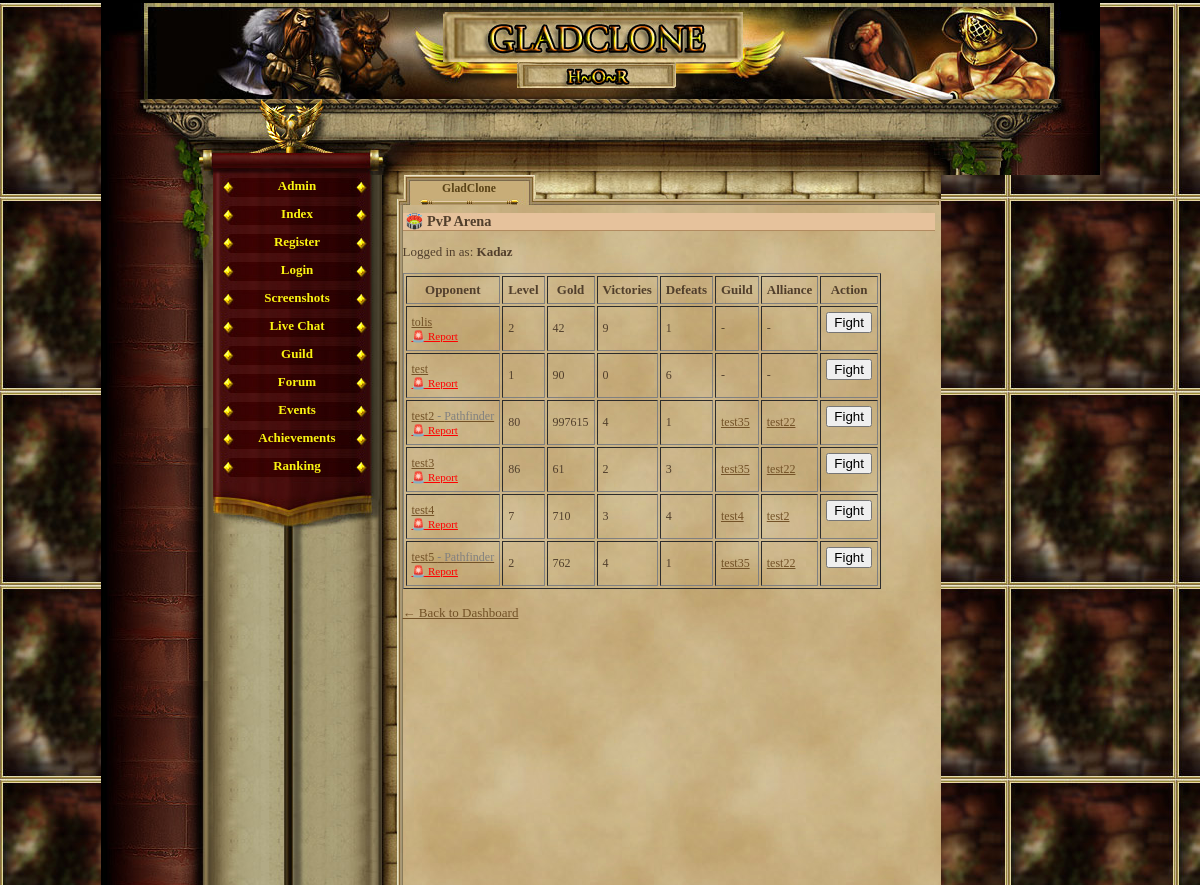
Page /pvp_arena.php (signed in) on the earlier database version.
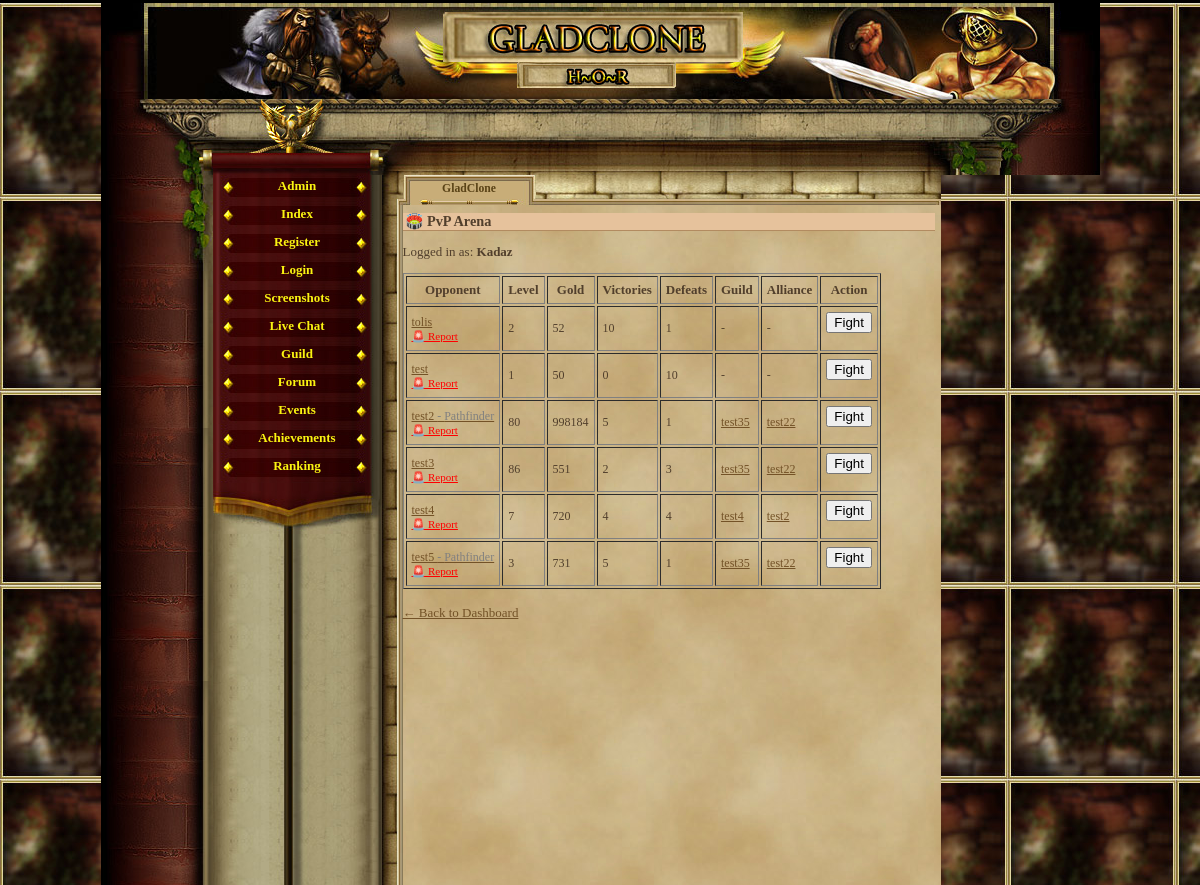
Same page on the later database version.
### tables this page shows
CREATE TABLE `gracze` (
  `id` int(11) NOT NULL AUTO_INCREMENT,
  `gracz` int(11) NOT NULL DEFAULT '0',
  `login` varchar(24) NOT NULL,
  `haslo` varchar(40) NOT NULL,
  `email` varchar(40) NOT NULL,
  `plec` tinyint(4) NOT NULL DEFAULT '0',
  `avatar` tinyint(4) NOT NULL DEFAULT '1',
  `pregunta` text NOT NULL,
  `respuesta` text NOT NULL,
  `rank` int(1) NOT NULL DEFAULT '1',
  `nivel` int(1) NOT NULL DEFAULT '1',
  `exp` int(1) NOT NULL DEFAULT '0',
  `exp_max` int(1) NOT NULL DEFAULT '10',
  `honor` int(1) NOT NULL DEFAULT '0',
  `fama` int(1) NOT NULL DEFAULT '0',
  `victorias` int(1) NOT NULL DEFAULT '0',
  `perdidas` int(1) NOT NULL DEFAULT '0',
  `oro_robado` int(1) NOT NULL DEFAULT '0',
  `oro_perdido` int(1) NOT NULL DEFAULT '0',
  `atak` int(5) NOT NULL DEFAULT '0',
  `obrona` int(3) NOT NULL DEFAULT '0',
  `sila` int(1) NOT NULL DEFAULT '5',
  `sila_i` int(1) NOT NULL DEFAULT '0',
  `sila_max` int(1) NOT NULL DEFAULT '10',
  `zrecznosc` int(1) NOT NULL DEFAULT '5',
  `zrecznosc_i` int(1) NOT NULL DEFAULT '0',
  `zrecznosc_max` int(1) NOT NULL DEFAULT '10',
  `wyrzymalosc` int(1) NOT NULL DEFAULT '5',
  `wyrzymalosc_i` int(1) NOT NULL DEFAULT '0',
  `wyrzymalosc_max` int(1) NOT NULL DEFAULT '10',
  `constitucion` int(1) NOT NULL DEFAULT '5',
  `constitucion_i` int(1) NOT NULL DEFAULT '0',
  `constitucion_max` int(1) NOT NULL DEFAULT '10',
  `carisma` int(1) NOT NULL DEFAULT '5',
  `carisma_i` int(1) NOT NULL DEFAULT '0',
  `carisma_max` int(1) NOT NULL DEFAULT '10',
  `inteligencja` int(1) NOT NULL DEFAULT '5',
  `inteligencja_i` int(1) NOT NULL DEFAULT '0',
  `inteligencja_max` int(1) NOT NULL DEFAULT '10',
  `mdchance` int(1) NOT NULL DEFAULT '0',
  `dhchance` int(1) NOT NULL DEFAULT '0',
  `ctchance` int(1) NOT NULL DEFAULT '0',
  `zycie` int(100) NOT NULL DEFAULT '100',
  `zycie_max` int(100) NOT NULL DEFAULT '100',
  `obrazenia_min` int(1) NOT NULL DEFAULT '0',
  `obrazenia_max` int(3) NOT NULL DEFAULT '2',
  `zloto` int(100) NOT NULL DEFAULT '150',
  `zloto_skarbiec` int(11) NOT NULL,
  `punkty` int(11) NOT NULL,
  `pracuje` int(11) NOT NULL,
  `ostatnia_walka_pvp` int(11) NOT NULL,
  `ostatnia_walka_pvc` int(11) NOT NULL,
  `ostatnio_zregenerowano` int(11) NOT NULL,
  `titulo` varchar(24) NOT NULL DEFAULT 'Newbie',
  `arena_level` int(11) NOT NULL,
  `rubies` int(11) NOT NULL DEFAULT '0',
  `centurion_time` int(11) NOT NULL,
  `reportes` int(1) NOT NULL DEFAULT '0',
  `mensajes` int(1) NOT NULL DEFAULT '0',
  `noticias` int(1) NOT NULL DEFAULT '0',
  `bendicion1_type` int(11) NOT NULL,
  `bendicion1_time` int(11) NOT NULL,
  `bendicion2_type` int(11) NOT NULL,
  `bendicion2_time` int(11) NOT NULL,
  `bendicion3_type` int(11) NOT NULL,
  `bendicion3_time` int(11) NOT NULL,
  `bendicion4_type` int(11) NOT NULL,
  `bendicion4_time` int(11) NOT NULL,
  `ostatnia_aktywnosc` int(11) NOT NULL DEFAULT '0',
  `username_locked` tinyint(1) NOT NULL DEFAULT '0',
  `lock_login` tinyint(1) NOT NULL DEFAULT '0',
  `is_admin` tinyint(1) NOT NULL DEFAULT '0',
  `title` varchar(100) DEFAULT NULL,
  `is_banned` tinyint(1) NOT NULL DEFAULT '0',
  `night_logins` int(11) DEFAULT '0',
  `boss_defeated` int(11) DEFAULT '0',
  `daily_login_streak` int(11) DEFAULT '0',
  `last_login_date` date DEFAULT NULL,
  `premium_coins` int(11) DEFAULT '0',
  `coins` int(11) DEFAULT '0',
  `is_premium` tinyint(1) DEFAULT '0',
  `premium_item_last_date` date DEFAULT NULL,
  PRIMARY KEY (`id`),
  UNIQUE KEY `login` (`login`)
);

CREATE TABLE `guilds` (
  `id` int(11) NOT NULL AUTO_INCREMENT,
  `name` varchar(50) NOT NULL,
  `tag` varchar(10) NOT NULL,
  `description` text,
  `created_at` datetime DEFAULT CURRENT_TIMESTAMP,
  `flag` varchar(100) DEFAULT NULL,
  PRIMARY KEY (`id`),
  UNIQUE KEY `tag` (`tag`)
);

CREATE TABLE `alliances` (
  `id` int(11) NOT NULL AUTO_INCREMENT,
  `name` varchar(50) NOT NULL,
  `tag` varchar(10) NOT NULL,
  `description` text,
  `created_at` datetime DEFAULT CURRENT_TIMESTAMP,
  `flag` varchar(100) DEFAULT NULL,
  PRIMARY KEY (`id`),
  UNIQUE KEY `tag` (`tag`)
);

### pvp_arena.php (the view, shortened to what this page needs)
<?php
require_once('var/ustawienia.php');
require_once('gora_strony.php');
require_once('menu_l.php');
$player_id = $_SESSION['id'];
$conn->query("UPDATE gracze SET ostatnio_zregenerowano = UNIX_TIMESTAMP() WHERE id = $player_id");
$stmt_self = $conn->prepare("SELECT login FROM gracze WHERE id = ?");
$stmt_self->bind_param("i", $player_id);
$stmt_self->execute();
$stmt_self->bind_result($player_name);
$can_fight = true;
$stmt = $conn->prepare("
    SELECT g.id, g.login, g.title, g.nivel, g.zloto, g.victorias, g.perdidas,
           gu.name AS guild_name, gu.id AS guild_id,
           al.name AS alliance_name, al.id AS alliance_id
    FROM gracze g
    LEFT JOIN guild_members gm ON gm.player_id = g.id
    LEFT JOIN guilds gu ON gu.id = gm.guild_id
    LEFT JOIN alliance_members am ON gu.id = am.guild_id
    LEFT JOIN alliances al ON al.id = am.alliance_id
    WHERE g.id != ?
");
$stmt->bind_param("i", $player_id);
$stmt->execute();
$result = $stmt->get_result();
?>
<h2>🏟️ PvP Arena</h2>
<p>Logged in as: <strong><?= htmlspecialchars($player_name) ?></strong></p>
<table border="1" cellpadding="5">
    <tr>
        <th>Opponent</th>
        <th>Level</th>
        <th>Gold</th>
        <th>Victories</th>
        <th>Defeats</th>
        <th>Guild</th>
        <th>Alliance</th>
        <th>Action</th>
    </tr>
    <?php while ($row = $result->fetch_assoc()): ?>
    <tr>
        <td>
    <a href="player_profile.php?id=<?= $row['id'] ?>">
        <?= htmlspecialchars($row['login']) ?>
        <?php if (!empty($row['title'])): ?>
            <span style="font-size:12px; color:gray;"> - <?= htmlspecialchars($row['title']) ?></span>
        <?php endif; ?>
    </a><br>
    <a href="report_player.php?id=<?= $row['id'] ?>" style="font-size:11px; color:red;">🚨 Report</a>
    </td>
        <td><?= $row['nivel'] ?></td>
        <td><?= $row['zloto'] ?></td>
        <td><?= $row['victorias'] ?></td>
        <td><?= $row['perdidas'] ?></td>
        <td>
            <?php if ($row['guild_name']): ?>
                <a href="guild.php?id=<?= $row['guild_id'] ?>">
                    <?= htmlspecialchars($row['guild_name']) ?>
                </a>
            <?php else: ?>
                <em>-</em>
            <?php endif; ?>
        </td>
        <td>
            <?php if ($row['alliance_name']): ?>
                <a href="alliance_view.php?id=<?= $row['alliance_id'] ?>">
                    <?= htmlspecialchars($row['alliance_name']) ?>
                </a>
            <?php else: ?>
                <em>-</em>
            <?php endif; ?>
        </td>
        <td>
            <?php if ($can_fight): ?>
                <form method="POST" action="pvp_fight.php" onsubmit="return confirm('Fight <?= htmlspecialchars($row['login']) ?>?');">
                    <button type="submit">Fight</button>
                </form>
            <?php else: ?>
                <button disabled>Cooldown</button>
            <?php endif; ?>
        </td>
    </tr>
    <?php endwhile; ?>
</table>
<br><a href="index.php">← Back to Dashboard</a>

### gora_strony.php (shortened to what this page needs)
<html>
	<head>
				<link href="game_05.css" rel="stylesheet" type="text/css" media="screen" />				<style type=text/css></style>
	</head>
<body ><div id="container">
	<div id="header"></div>
	<div id="charvalues_leer">
		<div style="position:relative; left:380px; top:22px; width:500px; height:45px;">
			<div style="position:absolute; width:150px; height:45px; left:0px; top:0px;">
			</div>
			<div style="position:absolute; width:150px; height:45px; left:153px;">
			</div>
			<div style="position:absolute; width:150px; height:45px; left:298px;">
			</div>
		</div>
	</div>
	<div id="main">
		<table cellspacing="0" cellpadding="0" height="100%" border="0">
			<tr height="100%">
				<td height="100%" valign="top" id="leftblock_middle">
					<div id="leftblock_top"></div>
				</td>

### menu_l.php
<?php
         if(empty($_SESSION['user'])){
             echo '
              <td valign="top" id="mainmenu">
                <a class = "menuitem_aktive" href="admin_panel.php" title="Index" target="_self">Admin</a>
                 <a class = "menuitem_aktive" href="index.php" title="Index" target="_self">Index</a>
                 <a class = "menuitem_aktive" href="rejestracja.php" title="Register" target="_self">Register</a>
                 <a class = "menuitem_aktive" href="logowanie.php" title="Login" target="_self">Login</a>
                 <a class = "menuitem_aktive" href="screenshot.php" title="Screenshots" target="_self">Screenshots</a>
				 <a class = "menuitem_aktive" href="chatbox.php" title="Live Chat" target="_self">Live Chat</a>
				 <a class = "menuitem_aktive" href="guild.php" title="Guild" target="_self">Guild</a>
                 <a class = "menuitem_aktive" href="forum.php" title="Forum" target="_self">Forum</a>
                 <a class = "menuitem_aktive" href="event_portal.php" title="Events" target="_self">Events</a>
				 <a class = "menuitem_aktive" href="achievements.php" title="Αchievements" target="_self">Αchievements</a>
                 <a class = "menuitem_aktive" href="ranking2.php" title="Ranking" target="_self">Ranking</a>
             ';
         } else {
             echo '              <td valign="top" id="mainmenu">
                 <a class = "menuitem_aktive" href="konto.php" title="User" target="_self">User</a>
			 ';
         }
        ?>
          	<div id="menufooter"></div>
				</td>
				<td id="contentBox" valign="top">
					<table cellspacing="0" cellpadding="0" height="100%" width="100%" border="0">
						<tr style="height:30px;">
							<td id="corner1"></td>
							<td><div class="tab_aktive" ><span>GladClone</span></div>
							<div class="tab_empty" style="background-image:url(img/interface/reiter_c2.jpg);"></div>
							<div class="tab_empty" style="background-image:url(img/interface/reiter_c3.jpg);"></div>
						      <div class="tab_empty" style="background-image:url(img/interface/reiter_c4.jpg);"></div></td>
							<td id="corner2"></td>
						</tr>
						<tr style="height:100%;">
							<td class="border_left"></td>
							<td id="content">

### game_05.css (style rules this page uses)
body, html { margin: 0; padding: 0; font-family:"Palatino Linotype", "Times New Roman", Times, serif; text-align: center; color: #513F2C; background-color: #000; font-size:16px; }
table { font-size:13px; }
h2 { text-align:left; border-bottom:1px solid #b28b60; color:#513F2C; background-color:#e6c29c; margin:8px 0px 0px 0px; padding-left:3px; font-size:1.1em; }
#content td { text-align:left; color:#513F2C; font-weight:normal; font-size: 12px; }
#container { margin: auto; width: 999px; height: 100%; text-align: left; }
#header { margin-top:3px; height: 96px; background-image:url(img/interface/header.jpg); }
#charvalues_leer { height: 76px; background-image:url(img/interface/statusbalken_leer.jpg); }
#main { width: 999px; height:710px; text-align: left; }
a { -moz-user-focus: none; -moz-outline: none; outline: none; }
#leftblock_top { background-image:url(img/interface/pflanze_l.jpg); width:112px; height:135px; }
#leftblock_middle { width:112px; background-image:url(img/interface/bg_l_b.jpg); background-repeat: repeat-y; }
#mainmenu { background-image:url(img/interface/wand_bg_2.jpg); background-repeat:repeat-y; height:100%; }
.menuitem_aktive { display:block; text-align:center; background-image:url(img/interface/navi_b.jpg); width:169px; height:25px; color: #FAF311; text-decoration: none; padding-top:3px; font-weight:bold; }
#menufooter { background-image:url(img/interface/navi_abschluss.jpg); width:169px; height:51px; }
#contentBox { width:559px; height:100%; background-image:url(img/interface/papierus.jpg); background-repeat:repeat; }
#content { height:560px; vertical-align:top; }
#content a { color:#735227; }
#corner1 { background-image:url(img/interface/papier_ecke_l.jpg); width:21px; height:30px; }
#corner2 { background-image:url(img/interface/papier_ecke_r.jpg); width:6px; height:30px; }
.border_left { background-image:url(img/interface/papier_rahmen_l.jpg); background-repeat:repeat-y; }
.tab_empty { text-align:center; float:left; background-position:top left; background-repeat:no-repeat; height: 30px; width: 133px; }
.tab_aktive { text-align:center; float:left; background-image:url(img/interface/reiter_a.jpg); background-position:top left; background-repeat:no-repeat; height: 30px; width: 133px; }
.tab_aktive span { position: relative; top:7px; color: #5A4317; font-size:0.9em; text-decoration: none; font-weight:bold; }
#market_item_table td, th { padding-left: 5px; }

### pvp_arena.php (style rules this page uses)
body { background-image: url('images/background.jpg'); }

Differences in the rows shown:
changed gracze "tolis": zloto "42" → "52"; victorias "9" → "10"
changed gracze "test": zloto "90" → "50"; perdidas "6" → "10"
changed gracze (number 4 of 7 on the later page): zloto "997615" → "998184"; victorias "4" → "5"
changed gracze "test3": zloto "61" → "551"
changed gracze "test4": zloto "710" → "720"; victorias "3" → "4"
changed gracze "test5": nivel "2" → "3"; zloto "762" → "731"; victorias "4" → "5"
